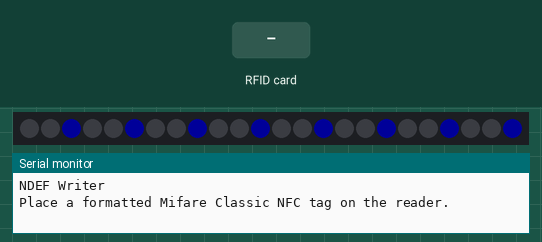
Simulated run of this sketch. Board: Arduino Uno, built with avr-gcc and run on an emulated ATmega328P. Parts: 24 RGB LEDs in strip order, left to right, the last lines printed to the serial monitor. The test bench sets the inputs (shaded band). Dim RGB values are drawn brighter than linear.

Above: at 2.7 s.
2.8 s: RFID card 5E 7A 19 C4 held to the reader
At 8.2 s:
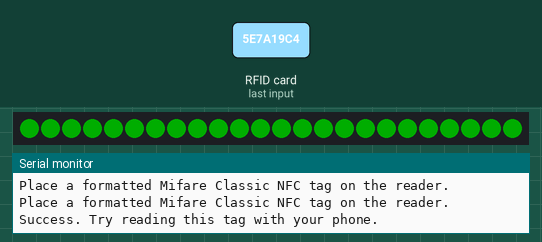
At 9.5 s:
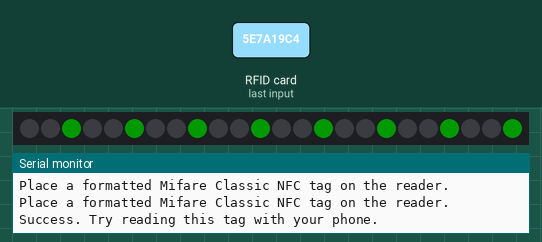
Timing chart, 0 to 11.0 s (numbered marks = the images above; inputs shaded):
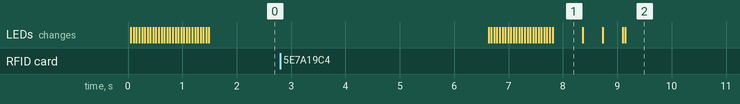

Measured:
- after the input at 2.8 s, the LEDs: first change after 3.8 s (image 1 shows a later state)
- what the display in image 1 shows lasts 0.6 s, from 7.8 s to 8.4 s

The sketch:

NFC_Burner.ino
```cpp
#if 0
#include <SPI.h>
#include <PN532_SPI.h>
#include <PN532.h>
#include <NfcAdapter.h>

PN532_SPI pn532spi(SPI, 10);
NfcAdapter nfc = NfcAdapter(pn532spi);
#else

#include <Wire.h>
#include <PN532_I2C.h>
#include <PN532.h>
#include <NfcAdapter.h>

#include <Adafruit_NeoPixel.h>
#define LED_PIN    4
#define LED_COUNT 24
Adafruit_NeoPixel strip(LED_COUNT, LED_PIN, NEO_GRB + NEO_KHZ800);
// Argument 1 = Number of pixels in NeoPixel strip
// Argument 2 = Arduino pin number (most are valid)
// Argument 3 = Pixel type flags, add together as needed:
//   NEO_KHZ800  800 KHz bitstream (most NeoPixel products w/WS2812 LEDs)
//   NEO_KHZ400  400 KHz (classic 'v1' (not v2) FLORA pixels, WS2811 drivers)
//   NEO_GRB     Pixels are wired for GRB bitstream (most NeoPixel products)
//   NEO_RGB     Pixels are wired for RGB bitstream (v1 FLORA pixels, not v2)
//   NEO_RGBW    Pixels are wired for RGBW bitstream (NeoPixel RGBW products)

PN532_I2C pn532_i2c(Wire);
NfcAdapter nfc = NfcAdapter(pn532_i2c);
#endif

void setup() {
      Serial.begin(9600);
      Serial.println("NDEF Writer");
      nfc.begin();

      strip.begin();           // INITIALIZE NeoPixel strip object (REQUIRED)
      strip.show();            // Turn OFF all pixels ASAP
      strip.setBrightness(50); // Set BRIGHTNESS to about 1/5 (max = 255)
      theaterChase(strip.Color(  0,   0, 127), 50); // Blue, half brightness
}

void loop() {
    Serial.println("\nPlace a formatted Mifare Classic NFC tag on the reader.");
    if (nfc.tagPresent()) {
        NdefMessage message = NdefMessage();
        message.addTextRecord("Hello, Arduino!");

        bool success = nfc.write(message);
        if (success) {
          Serial.println("Success. Try reading this tag with your phone.");
          colorWipe(strip.Color(  0, 255,   0), 50); // Green
          delay(500);
          theaterChase(strip.Color(  0,   127, 0), 25); // green, half brightness
        } else {
          Serial.println("Write failed.");
        }
    }
    delay(5000);
}

// Some functions of our own for creating animated effects -----------------

// Fill strip pixels one after another with a color. Strip is NOT cleared
// first; anything there will be covered pixel by pixel. Pass in color
// (as a single 'packed' 32-bit value, which you can get by calling
// strip.Color(red, green, blue) as shown in the loop() function above),
// and a delay time (in milliseconds) between pixels.
void colorWipe(uint32_t color, int wait) {
  for (int i = 0; i < strip.numPixels(); i++) { // For each pixel in strip...
    strip.setPixelColor(i, color);         //  Set pixel's color (in RAM)
    strip.show();                          //  Update strip to match
    delay(wait);                           //  Pause for a moment
  }
}

// Theater-marquee-style chasing lights. Pass in a color (32-bit value,
// a la strip.Color(r,g,b) as mentioned above), and a delay time (in ms)
// between frames.
void theaterChase(uint32_t color, int wait) {
  for (int a = 0; a < 10; a++) { // Repeat 10 times...
    for (int b = 0; b < 3; b++) { //  'b' counts from 0 to 2...
      strip.clear();         //   Set all pixels in RAM to 0 (off)
      // 'c' counts up from 'b' to end of strip in steps of 3...
      for (int c = b; c < strip.numPixels(); c += 3) {
        strip.setPixelColor(c, color); // Set pixel 'c' to value 'color'
      }
      strip.show(); // Update strip with new contents
      delay(wait);  // Pause for a moment
    }
  }
}
```
